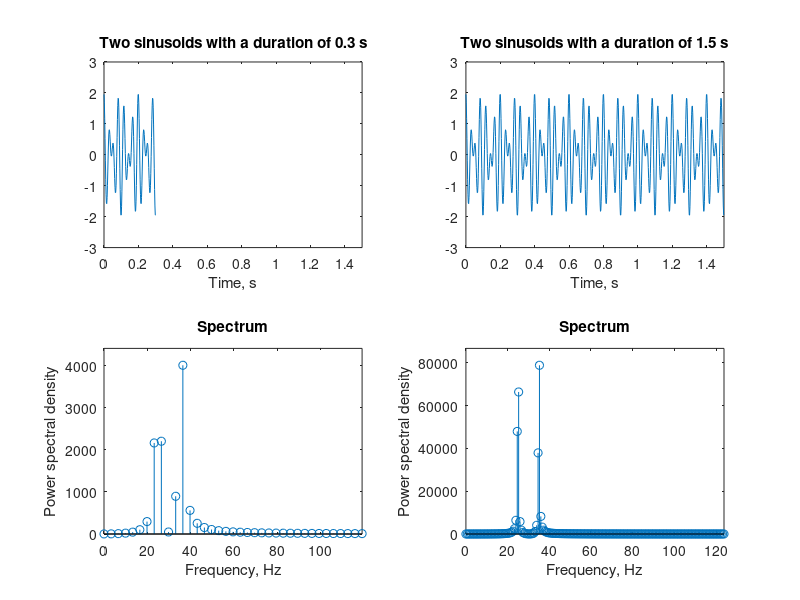

This figure's MATLAB source:
% This demo program was developed Hsiao-Lung Chan, Ph.D. September 28, 2009
% Effect of data length

clear
fs=500;
t=0:1/fs:0.3;
x = cos(2*pi*25*t) + cos(2*pi*35*t+pi/10);

subplot(2,2,1);
plot(t,x)
title('x(n)')
axis([0 1.5 -3 3])
xlabel('Time, s')
title('Two sinusoids with a duration of 0.3 s')

Xf=fft(x);
resolution=fs/length(Xf);
f=(0:length(Xf)-1)*resolution;
Xf_power = Xf.*conj(Xf);  % power spectral density
index=1:length(Xf)/4;
subplot(2,2,3);
stem(f(index),Xf_power(index))
xlabel('Frequency, Hz')
ylabel('Power spectral density')
title('Spectrum')
axis([min(f(index)) max(f(index)) 0 max(Xf_power)*1.1])


% Improve resolution by increase data length
t=0:1/fs:0.3*5;
x = cos(2*pi*25*t) + cos(2*pi*35*t+pi/10);

subplot(2,2,2);
plot(t,x)
axis([0 1.5 -3 3])
title('x(n)')
xlabel('Time, s')
title('Two sinusoids with a duration of 1.5 s')

Xf=fft(x);
resolution=fs/length(Xf);
f=(0:length(Xf)-1)*resolution;
Xf_power = Xf.*conj(Xf);  % power spectral density
index=1:length(Xf)/4;
subplot(2,2,4);
stem(f(index),Xf_power(index))
xlabel('Frequency, Hz')
ylabel('Power spectral density')
title('Spectrum')
axis([min(f(index)) max(f(index)) 0 max(Xf_power)*1.1])
